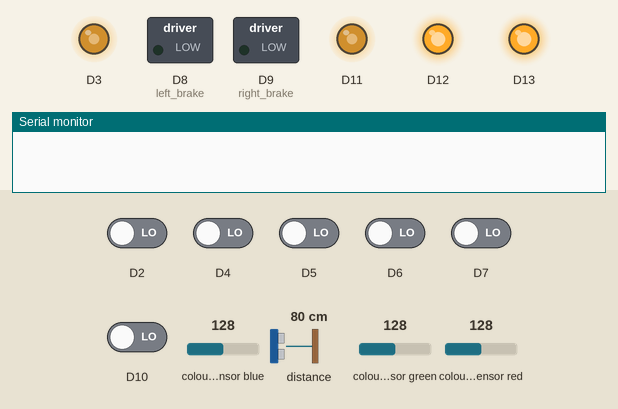
This sketch was run on a simulated Arduino Nano 33 BLE. Shown: switched loads named in the sketch (green lamp = pin HIGH), output pins drawn as LEDs (lit = HIGH), the last lines printed to the serial monitor. Inputs (shaded band) come from the test bench; at power-on: D2, D4–7, D10 LOW, distance to the obstacle 80 cm, colour sensor blue 128, colour sensor green 128, colour sensor red 128.

Above: at 1.2 s.
1.3 s: distance to the obstacle set to 22 cm
2.8 s: distance to the obstacle set to 17 cm
At 3.2 s:
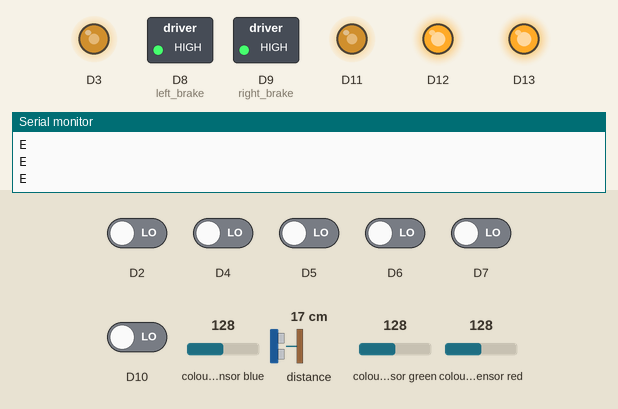
4.3 s: distance to the obstacle set to 35 cm
At 5.5 s:
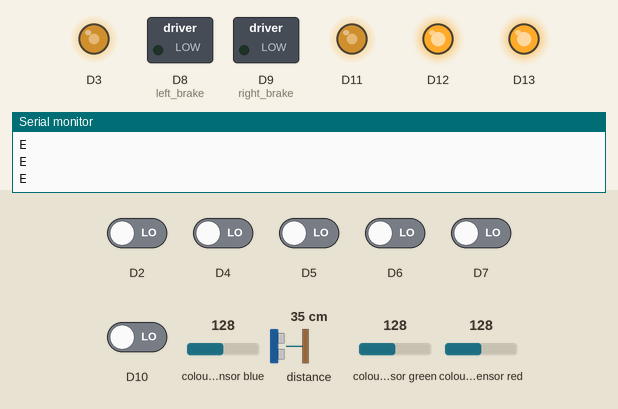
5.8 s: D2 driven HIGH
At 6.9 s:
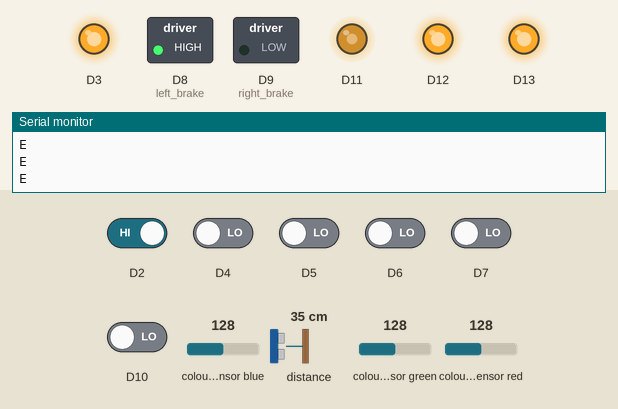
7.3 s: D4 driven HIGH
At 7.7 s:
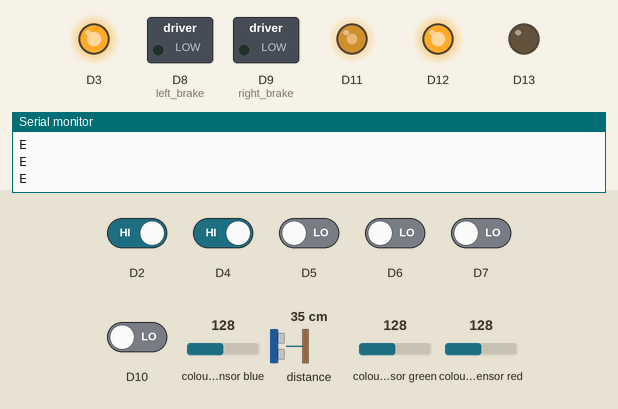
8.8 s: D5 driven HIGH
At 10.2 s:
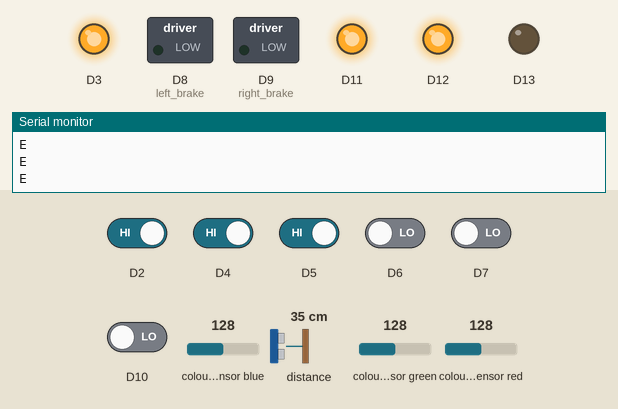
Timing chart, 0 to 11.3 s (numbered marks = the images above; inputs shaded):
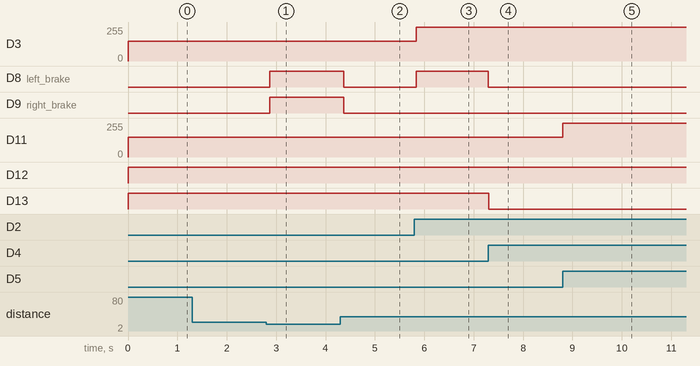

The sketch:

Code_V4.1.ino
```cpp
#include "E:\Ruppin College\Subjects\Thinking Skills\Robot\Code V4\Code_V4.1\class_headers.h"

#include <Arduino_APDS9960.h>
#define sensors 4

int bias = 150;
int globalStatus;
bool Values[sensors], sideRight, sideLeft;
bool farRight, nearRight, nearLeft, farLeft;

bool previousValues[sensors];
int previous_prod, counter1 = 0, counter2 = 0;
int errorcounter = 0, globalError = 0;

int weights[sensors] = {-300, -120, 120, 300};

const int PWM_LEFT = 11, PWM_RIGHT = 3;
const int DIR_RIGHT = 12, DIR_LEFT = 13;
const int left_brake = 8, right_brake = 9;

Motor rightMotor(12, 3, 9);
Motor leftMotor(DIR_LEFT, PWM_LEFT, 8);

//#include "E:\Ruppin College\Subjects\Thinking Skills\Robot\Code V4\Code_V4.1\DriveTrain.ino"

void setup() {
  Serial.begin(9600);

  while (!Serial);
  if (!APDS.begin()) {
    Serial.println("Error initializing APDS-9960 sensor.");
  }

  pinMode(left_brake, OUTPUT); // Brake OUTPUTS
  pinMode(right_brake, OUTPUT);
}

void loop() {
  // Get readings and make the dot product -> calculate the "error" from the black line
  getReadings();
  int product = dot_product(Values, weights);

  // Color Sensor - may be called every 10 rounds of procesor
  int proximity = prox();
  //Serial.println(proximity); //delay(90);

  if (proximity < 240) {
    // Color and Brake
    analogWrite(left_brake, 255);
    analogWrite(right_brake, 255);
    // ---------------------------------
    char color = getColor();
//    if (color == 'R')
    Serial.println(color);

  }
  else {
  drive();
  // 90 Degree Turns / Stripped Lines
  if (checkCurrentValuesForWhite())
    allWhiteProcedure();

  // Drive Normal PID Actions
    // No Braking while proximity is more than 120
    analogWrite(left_brake, 0);
    analogWrite(right_brake, 0);

  pastDataI(product);
  int temp_product = I(product);
  }
}
void getReadings() {

  Values[0] = digitalRead(7);
  Values[1] = digitalRead(6);
  Values[2] = digitalRead(5);
  Values[3] = digitalRead(4);

  sideRight = digitalRead(10);
  sideLeft = digitalRead(2);

  farRight = digitalRead(7);
  nearRight = digitalRead(6);
  nearLeft = digitalRead(4);
  farLeft = digitalRead(5);
}
int dot_product(bool* vector1, int* vector2) {
  int sum = 0;
  for (int i = 0; i < sensors; i++){
    sum += vector1[i] * vector2[i];
  }
  return sum;
}
void drive() {
  getReadings();
  int product = dot_product(Values, weights);

  leftMotor.drive(bias - product);
  rightMotor.drive(bias + product);
}
void brake_routine(int val) {
  analogWrite(9, val); // This is braking procedure FULL brake, val = 255;
  analogWrite(8, val);
  getReadings();
//  delay(60);
  analogWrite(9, 0);
  analogWrite(8, 0);
}

bool checkAllWhite (bool* vector) {
  for (int i = 0; i < sensors; i++)
    if (vector[i] == 1) return 0;
  return 1;
}
bool checkCurrentValuesForWhite () {
  getReadings();
  return checkAllWhite(Values);
}

void pastDataI(int product) {
  globalError ++;

  if (globalError % 10 == 0){ // Every ten cycles shift values
    previous_prod = product;
    for (int i = 0; i < sensors; i++) {
      previousValues[i] = Values[i];
    }
    globalError = 0;
  }
}

int prox() {
  int proximity;
   if (APDS.proximityAvailable()) {
      proximity = APDS.readProximity();
      return proximity;
   }
}
void allWhiteProcedure () {
  delay(70);
  if (!checkCurrentValuesForWhite()) drive();

  // Side sensor checks
  else if (sideRight && !sideLeft) { //    else if (sideRight && checkCurrentValuesForWhite()) {
    while (checkCurrentValuesForWhite()) {
      analogWrite(right_brake, 255);
      leftMotor.drive(255);
    }
    analogWrite(right_brake, 0);
    drive();
  }

  else if (!sideRight && sideLeft) {
     while (checkCurrentValuesForWhite()) {
      analogWrite(left_brake, 255);
      rightMotor.drive(255);
     }
     analogWrite(left_brake, 0);
     drive();
  }
}
char getColor() {
  int r, g, b;
  while (! APDS.colorAvailable()) {
    //delay(5);
  }
  APDS.readColor(r, g, b);

       if (r > g && r > b) return 'R';
  else if (g > r && g > b) return 'G';
  else if (b > g && b > r) return 'B';

  else return 'E';
}

int I(int prod) {
  static int a = 0;
  long int error = 0;

  if (prod == 60000) {
    a = 0;
    error = 0;
  }

  error += prod;
  a ++;
  return error / a;
}
```

CodeV3.4.ino
```cpp
//#include "E:\Ruppin College\Subjects\Thinking Skills\Robot\Code V4\Code_V4.1\class_headers.h"
//
//#include <Arduino_APDS9960.h>
//#define sensors 4
//
//int bias = 170;
//int globalStatus;
//bool Values[sensors], sideRight, sideLeft;
//bool farRight, nearRight, nearLeft, farLeft;
//
//bool previousValues[sensors];
//int previous_prod;
//int errorcounter = 0;
//
//int weights[sensors] = {-300, -120, 120, 300};
//
//const int PWM_LEFT = 11, PWM_RIGHT = 3;
//const int DIR_RIGHT = 12, DIR_LEFT = 13;
//const int left_brake = 8, right_brake = 9;
//
//Motor rightMotor(12, 3, 9);
//Motor leftMotor(DIR_LEFT, PWM_LEFT, 8);
//
//#include "E:\Ruppin College\Subjects\Thinking Skills\Robot\Code V4\Code_V4.1\Readings.ino"
//
//void setup() {
//  Serial.begin(9600);
//
//  while (!Serial);
//  if (!APDS.begin()) {
//    Serial.println("Error initializing APDS-9960 sensor.");
//  }
//
//  pinMode(8, OUTPUT);
//  pinMode(9, OUTPUT);
//}
//
//int counter1 = 0, counter2 = 0;
//void loop() {
//  getReadings();
//  drive();
//  int product = dot_product(Values, weights);
//  checkProcedures();
//  Prox();
//  errorcounter += 1;
//  if (errorcounter % 10 == 0) {
//    for (int i = 0; i < sensors; i++)
//      previousValues[i] = Values[i];
//    errorcounter = 0;
//    previous_prod = product;
//  }
//}
//void drive() {
//  getReadings();
//  int product = dot_product(Values, weights);
//  leftMotor.drive(bias - product);
//  rightMotor.drive(bias + product);
//}
//void brake_routine(int val) {
//  analogWrite(9, val); // This is braking procedure FULL brake, val = 255;
//  analogWrite(8, val);
//  getReadings();
////  delay(60);
//  analogWrite(9, 0);
//  analogWrite(8, 0);
//}
//int dot_product(bool* vector1, int* vector2) {
//  int sum = 0;
//  for (int i = 0; i < sensors; i++){
//    sum += vector1[i] * vector2[i];
//  }
//  return sum;
//}
//bool check0 (bool* vector) {
//  for (int i = 0; i < sensors; i++)
//    if (vector[i] == 1) return 0;
//  return 1;
//}
//void getReadings() {
//
//  Values[0] = digitalRead(7);
//  Values[1] = digitalRead(6);
//  Values[2] = digitalRead(5);
//  Values[3] = digitalRead(4);
//
//  sideRight = digitalRead(10);
//  sideLeft = digitalRead(2);
//
//  farRight = digitalRead(7);
//  nearRight = digitalRead(6);
//  nearLeft = digitalRead(4);
//  farLeft = digitalRead(5);
//}
//void checkProcedures() {
//  if (sideRight && check0(Values) && !sideLeft) {
//    delay(50);
//    while (!check0(Values)) {
//      int correction = 300;
//      leftMotor.drive(bias + correction);
//      rightMotor.drive(bias - correction);
//    }
//  }
//  else if (sideLeft && check0(Values) && !sideRight) {
//    delay(50);
//    while (!check0(Values)) {
//      int correction = 300;
//      leftMotor.drive(bias - correction);
//      rightMotor.drive(bias + correction);
//    }
//  }
//  while (check0(Values) == 1 && previous_prod < 100) {
//    delay(5);
//    //if (topLeft && topRight) break;
//    //if (!topLeft && !topRight) break;
//
//    counter1++;
//    if (counter1 == 20) {
//        counter1 = 0;
//        int correction = 300;
//        leftMotor.drive(bias + correction);
//        rightMotor.drive(bias - correction);
//        delay(200);
//    }
//    else drive();
//    getReadings();
//  }
//  while (check0(Values) == 1 && previous_prod > 100) {
//    delay(5);
//    counter2++;
//    if (counter2 == 20) {
//        counter2 = 0;
//        int correction = 300;
//        leftMotor.drive(bias - correction);
//        rightMotor.drive(bias + correction);
//        delay(200);
//    }
//    else drive();
//  }
//}
//
//int Prox() {
//   int proximity;
//   if (APDS.proximityAvailable()) {
//    proximity = APDS.readProximity();
//    Serial.println(proximity);
//  }
////  if (proximity < 200)
//  while (proximity < 200) {
//    analogWrite(9, 255); // This is braking procedure FULL brake, val = 255;
//    analogWrite(8, 255);
//    colorSense();
//    Serial.println("Helllooooooo");
//
//    if (APDS.proximityAvailable())
//    proximity = APDS.readProximity();
//    if (proximity > 200) break;
//    delay(100);
//  }
////  else if (proximity > 200)
//    drive();
//
////  analogWrite(9, 0); // This is braking procedure FULL brake, val = 255;
////  analogWrite(8, 0);
//}
//int colorSense() {
//  int r, g, b;
//
//  APDS.readColor(r, g, b);
//
//  Serial.print("r = ");
//  Serial.println(r);
//  Serial.print("g = ");
//  Serial.println(g);
//  Serial.print("b = ");
//  Serial.println(b);
//  Serial.println();
//  if (r > g && r > b)Serial.print("red color detected");
//    if (g > r && g > b)Serial.print("green color detected");
//    if (b > g && b > r)Serial.print("blue color detected");
//  Serial.println();
//   // wait a bit before reading again
//  delay(100);
//}
```

DriveTrain.ino
```cpp
//    if (color == 'R') {
  //        digitalWrite(13, 1);
  //        delay(500);
  //        digitalWrite(13, 0);
  //        delay(500);
   // }
  //    else if (color == 'G')
  //    else if (color == 'B')
```

class_headers.cpp
```cpp
#include "Arduino.h"
#include "class_headers.h"

Motor::Motor (byte direction_pin, byte signal_pin, byte brake_pin) {
  pinMode(direction_pin, OUTPUT);
  pinMode(signal_pin, OUTPUT);

  dir_pin = direction_pin;
  sig_pin = signal_pin;
}

void Motor::drive(int val) {
  static int prev = 0;
  // Negative value = Go back
  if (val < 0)
    digitalWrite(dir_pin, 0);

  // Positive value = Go forward
  else if (val > 0)
    digitalWrite(dir_pin, 1);

  if (abs(val) > 255) val = 255;
  analogWrite(sig_pin, abs(val));
  prev = val;
}
void Motor::brake() {
  digitalWrite(brk_pin, 1);
}
//----------------
InfraRed::InfraRed(int sensor_pin, String _type) {
  type = _type;
  pin = sensor_pin;
}

int InfraRed::reading() {
  return analogRead(pin);
}

int InfraRed::TimedaverageFunction() {
  int sum = 0; const int rounds = 5;

  for (int i = 0; i < rounds; i++) {
    delay(5);
    sum += reading();
  }
  return sum / rounds;
}
void InfraRed::setBias(int bias){
  Cbias = bias;
}
```

class_headers.h
```cpp
#ifndef Motor_h
#define Motor_h
#include "Arduino.h"


class Motor {
  public:
    Motor (byte direction_pin, byte signal_pin, byte brake_pin);
    void drive(int val);
    void brake();

  private:
  byte dir_pin, sig_pin, brk_pin;
};

class InfraRed {
  public:
    String type;
    int pin;

    InfraRed(int sensor_pin, String _type);
    int reading();
    int TimedaverageFunction();
    void setBias(int bias);
  private:
  int Cbias; // Calibrated bias
};
#endif
```

Measured:
- the behaviour switches between 20 and 19 cm on distance to the obstacle (found by bisection; images 0 and 1)
- after the input at 1.3 s, every drawn part: stays the same
- after the input at 2.8 s, D8 (left_brake), D9 (right_brake): LOW → HIGH after 0.07 s
- after the input at 4.3 s, D8 (left_brake), D9 (right_brake): HIGH → LOW after 0.07 s
- after the input at 5.8 s, D3: 150/255 → 255/255 at once; D8 (left_brake): LOW → HIGH at once
- after the input at 7.3 s, D8 (left_brake), D13: HIGH → LOW at once
- after the input at 8.8 s, D11: 150/255 → 255/255 at once
